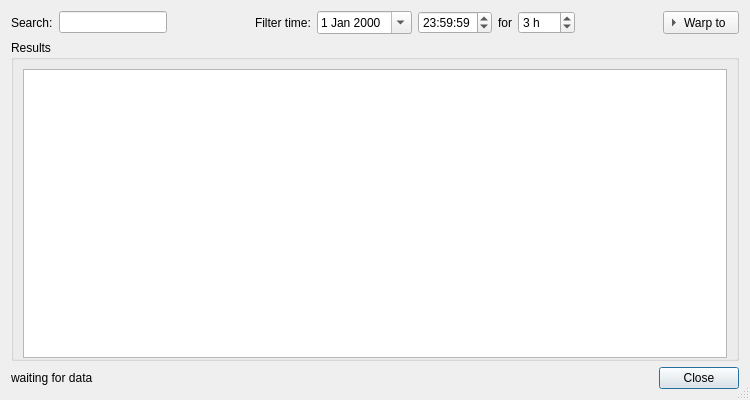
<?xml version="1.0" encoding="UTF-8"?>
<ui version="4.0">
 <class>BookedAtcDialog</class>
 <widget class="QDialog" name="BookedAtcDialog">
  <property name="geometry">
   <rect>
    <x>0</x>
    <y>0</y>
    <width>750</width>
    <height>400</height>
   </rect>
  </property>
  <property name="windowTitle">
   <string>Booked ATC</string>
  </property>
  <property name="windowIcon">
   <iconset resource="Resources.qrc">
    <normaloff>:/icons/qutescoop.png</normaloff>:/icons/qutescoop.png</iconset>
  </property>
  <property name="sizeGripEnabled">
   <bool>true</bool>
  </property>
  <layout class="QVBoxLayout" name="verticalLayout">
   <item>
    <layout class="QGridLayout" name="gridLayout">
     <item row="0" column="1">
      <widget class="QLineEdit" name="editFilter">
       <property name="toolTip">
        <string>Filter by login or name. Wildcards (*, ?) and those powerful &quot;regular expressions&quot;.</string>
       </property>
      </widget>
     </item>
     <item row="0" column="0">
      <widget class="QLabel" name="label">
       <property name="text">
        <string>Search:</string>
       </property>
       <property name="buddy">
        <cstring>editFilter</cstring>
       </property>
      </widget>
     </item>
     <item row="0" column="4">
      <widget class="QLabel" name="label_2">
       <property name="text">
        <string>Filter time:</string>
       </property>
      </widget>
     </item>
     <item row="0" column="2">
      <spacer name="horizontalSpacer">
       <property name="orientation">
        <enum>Qt::Horizontal</enum>
       </property>
       <property name="sizeHint" stdset="0">
        <size>
         <width>40</width>
         <height>20</height>
        </size>
       </property>
      </spacer>
     </item>
     <item row="0" column="7">
      <widget class="QLabel" name="label_3">
       <property name="text">
        <string>for</string>
       </property>
       <property name="buddy">
        <cstring>spinHours</cstring>
       </property>
      </widget>
     </item>
     <item row="0" column="8">
      <widget class="QSpinBox" name="spinHours">
       <property name="toolTip">
        <string>Extend the filter by &lt;this value&gt;.</string>
       </property>
       <property name="specialValueText">
        <string>ever</string>
       </property>
       <property name="accelerated">
        <bool>true</bool>
       </property>
       <property name="suffix">
        <string> h</string>
       </property>
       <property name="maximum">
        <number>120</number>
       </property>
       <property name="value">
        <number>3</number>
       </property>
      </widget>
     </item>
     <item row="0" column="6">
      <widget class="QTimeEdit" name="timeFilter">
       <property name="toolTip">
        <string>Show only bookings at this time.</string>
       </property>
       <property name="wrapping">
        <bool>true</bool>
       </property>
       <property name="time">
        <time>
         <hour>23</hour>
         <minute>59</minute>
         <second>59</second>
        </time>
       </property>
      </widget>
     </item>
     <item row="0" column="5">
      <widget class="QDateEdit" name="dateFilter">
       <property name="toolTip">
        <string>Show only bookings at this date.</string>
       </property>
       <property name="wrapping">
        <bool>true</bool>
       </property>
       <property name="calendarPopup">
        <bool>true</bool>
       </property>
       <property name="timeSpec">
        <enum>Qt::UTC</enum>
       </property>
      </widget>
     </item>
     <item row="0" column="9">
      <spacer name="horizontalSpacer_2">
       <property name="orientation">
        <enum>Qt::Horizontal</enum>
       </property>
       <property name="sizeHint" stdset="0">
        <size>
         <width>40</width>
         <height>20</height>
        </size>
       </property>
      </spacer>
     </item>
     <item row="0" column="10">
      <widget class="QToolButton" name="tbPredict">
       <property name="toolTip">
        <string>Use this filter time as a starting point for Time Warp. Time Warp shows all bookings on the mapglobe.</string>
       </property>
       <property name="text">
        <string>Warp to</string>
       </property>
       <property name="toolButtonStyle">
        <enum>Qt::ToolButtonTextBesideIcon</enum>
       </property>
       <property name="arrowType">
        <enum>Qt::RightArrow</enum>
       </property>
      </widget>
     </item>
    </layout>
   </item>
   <item>
    <widget class="QGroupBox" name="boxResults">
     <property name="title">
      <string>Results</string>
     </property>
     <layout class="QVBoxLayout" name="verticalLayout_2">
      <property name="bottomMargin">
       <number>0</number>
      </property>
      <item>
       <widget class="QTreeView" name="treeBookedAtc">
        <property name="rootIsDecorated">
         <bool>false</bool>
        </property>
        <property name="uniformRowHeights">
         <bool>true</bool>
        </property>
        <property name="itemsExpandable">
         <bool>false</bool>
        </property>
        <property name="sortingEnabled">
         <bool>true</bool>
        </property>
       </widget>
      </item>
     </layout>
    </widget>
   </item>
   <item>
    <layout class="QHBoxLayout" name="horizontalLayout">
     <item>
      <widget class="QLabel" name="lblStatusInfo">
       <property name="text">
        <string>waiting for data</string>
       </property>
      </widget>
     </item>
     <item>
      <spacer name="horizontalSpacer_3">
       <property name="orientation">
        <enum>Qt::Horizontal</enum>
       </property>
       <property name="sizeHint" stdset="0">
        <size>
         <width>40</width>
         <height>20</height>
        </size>
       </property>
      </spacer>
     </item>
     <item>
      <widget class="QDialogButtonBox" name="buttonBox">
       <property name="standardButtons">
        <set>QDialogButtonBox::Close</set>
       </property>
      </widget>
     </item>
    </layout>
   </item>
  </layout>
 </widget>
 <resources>
  <include location="Resources.qrc"/>
 </resources>
 <connections>
  <connection>
   <sender>buttonBox</sender>
   <signal>clicked(QAbstractButton*)</signal>
   <receiver>BookedAtcDialog</receiver>
   <slot>close()</slot>
   <hints>
    <hint type="sourcelabel">
     <x>557</x>
     <y>439</y>
    </hint>
    <hint type="destinationlabel">
     <x>602</x>
     <y>392</y>
    </hint>
   </hints>
  </connection>
 </connections>
</ui>
